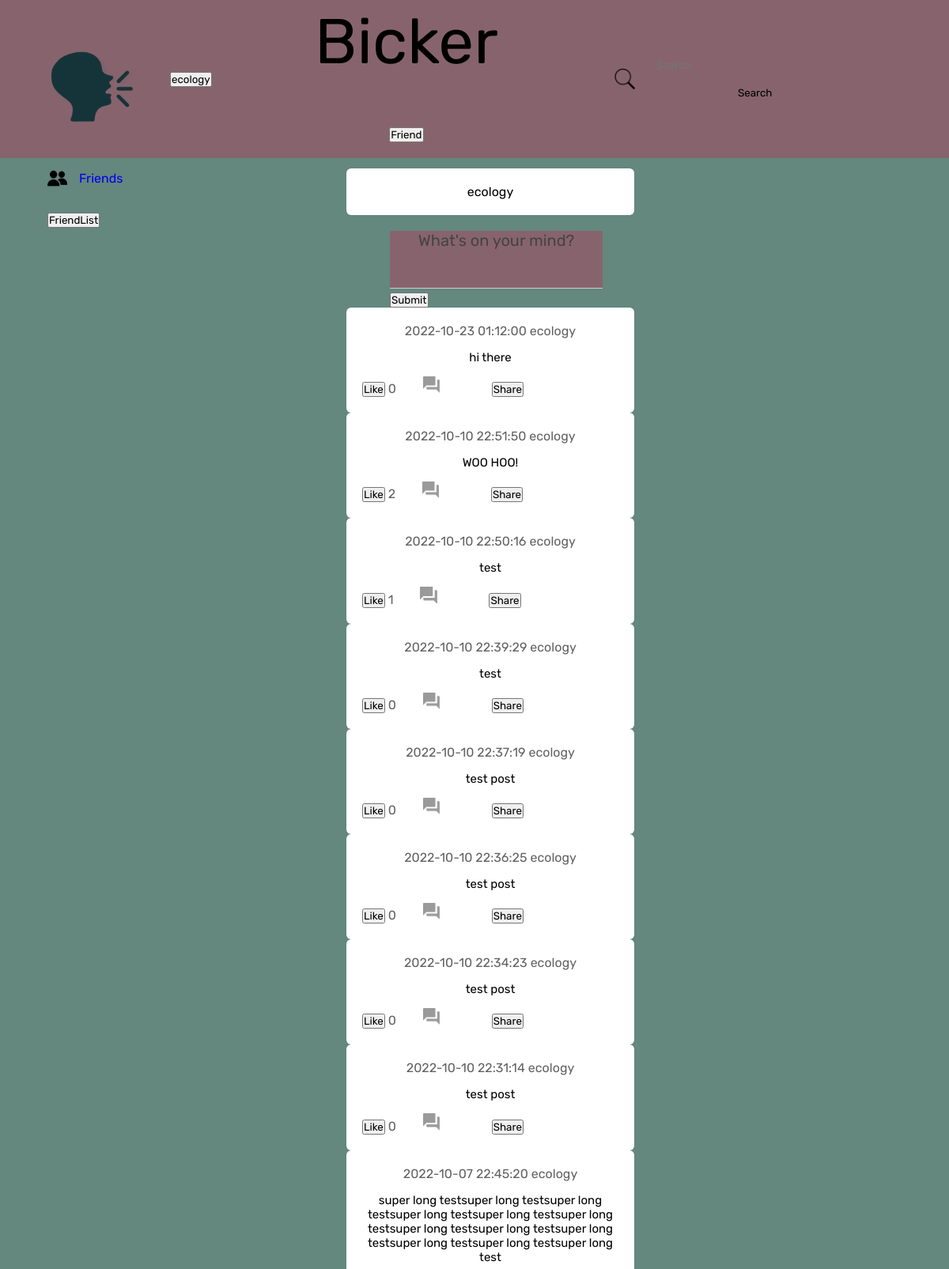
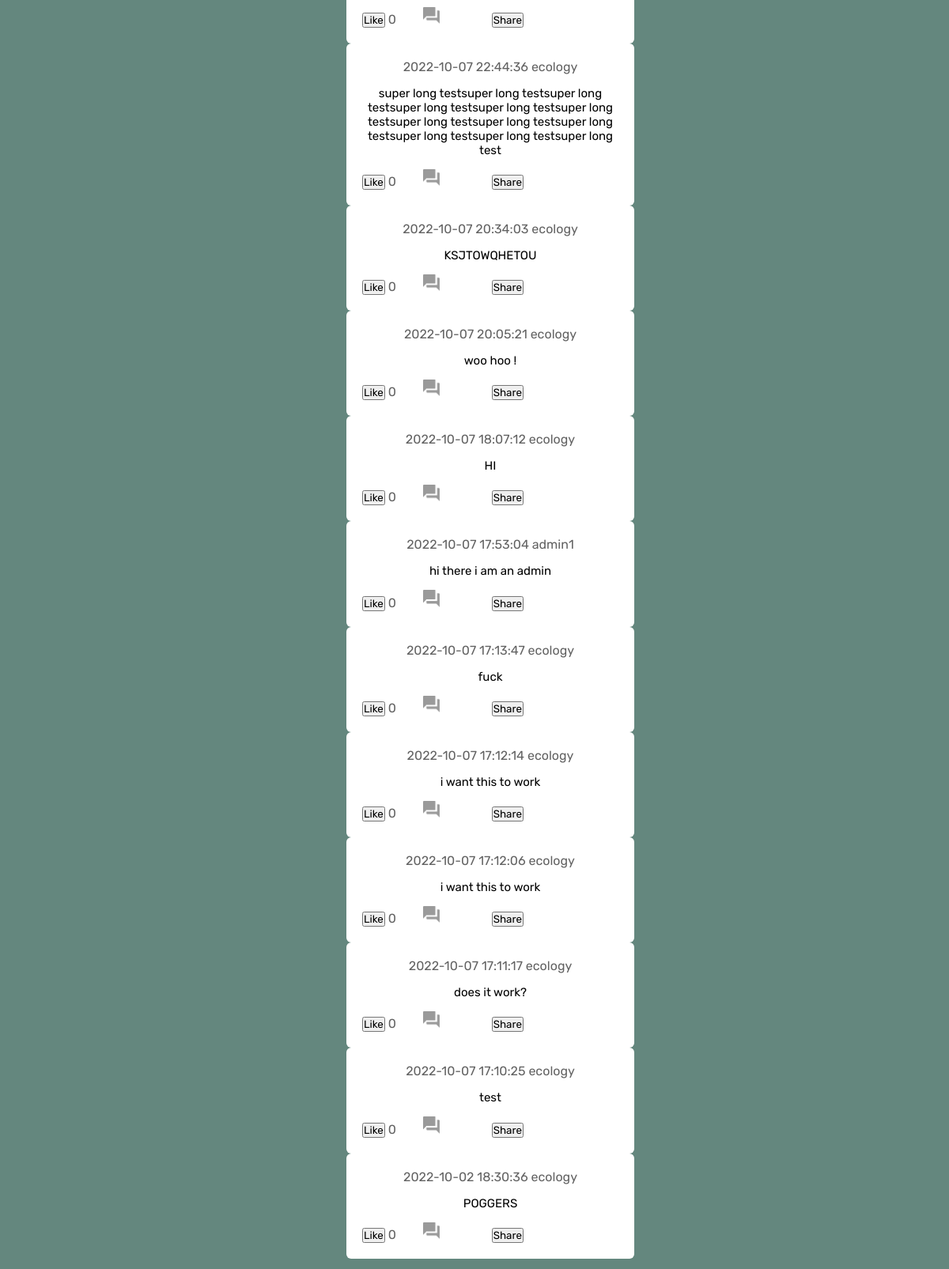
Page /frontpage (signed in) on the committed database (2 pictures, top to bottom).
### tables this page shows
CREATE TABLE posts (
    id INTEGER PRIMARY KEY AUTOINCREMENT,
    content text NOT NULL,
    username text NOT NULL,
    created_at DATETIME DEFAULT CURRENT_TIMESTAMP, likes INT DEFAULT 0,
    FOREIGN KEY(username) REFERENCES users(username)
);

### app.py (the view)
@app.route('/frontpage', methods=['GET', 'POST'])
def frontpage():
    global current_user
    global current_page
    if current_user is None:
        return redirect("/login")
    conn = db_connection()
    cursor = conn.cursor()
    cursor.execute("""SELECT id, content, username, created_at, likes, follower_name
                  FROM posts
                  INNER JOIN followers ON username=followed_name
                  WHERE follower_name=?
                  UNION ALL
                  SELECT id, content, username, created_at, likes, 'blank' AS follower_name
                  FROM posts
                  WHERE username=?
                  UNION ALL
                  SELECT id, content, username, created_at, likes, 'blank' AS follower_name
                  FROM posts
                  INNER JOIN shared_posts ON id=post_id
                  WHERE shared_userid=?
                  ORDER BY id DESC""", (current_user, current_user, current_user))
    post_list = []
    for row in cursor.fetchall():
            post_list.append(row)
    if not post_list:
        cursor.execute("""SELECT * FROM posts WHERE id=12""")
        for row in cursor.fetchall():
            post_list.append(row)
    if request.method == 'POST':
        if request.form.get("post-input") is not None:
            new_post = request.form['post-input']
            sql_query = """INSERT INTO posts (content, username)
                    VALUES (?, ?)"""
            cursor = cursor.execute(sql_query, (new_post, current_user))
            conn.commit()
            sql_query = """SELECT id, content, username, created_at, likes, follower_name
                  FROM posts
                  INNER JOIN followers ON username=followed_name
                  WHERE follower_name=?
                  UNION ALL
                  SELECT id, content, username, created_at, likes, 'blank' AS follower_name
                  FROM posts
                  WHERE username=?
                  UNION ALL
                  SELECT id, content, username, created_at, likes, 'blank' AS follower_name
                  FROM posts
                  INNER JOIN shared_posts ON id=post_id
                  WHERE shared_userid=?
                  ORDER BY id DESC"""
            cursor.execute(sql_query, (current_user, current_user, current_user))
            post_list.clear()
            for row in cursor.fetchall():
                post_list.append(row)
            current_page = current_user
            return render_template('frontpage.html', user=current_user, postlist = post_list,
                                    currentuser=current_user)
        elif request.form.get("searchuser") is not None:
            current_search = request.form['searchuser']
            sql_query = """SELECT * FROM posts WHERE username=? ORDER BY id DESC"""
            cursor.execute(sql_query, (current_search,))
            post_list.clear()
            for row in cursor.fetchall():
                post_list.append(row)
            current_page = current_search
            print (current_page)
            return render_template('frontpage.html', user=current_search, postlist = post_list,
                                    currentuser=current_user)
        elif request.form.get("frienduser") is not None:
            friend_status = 0
            sql_query = """INSERT INTO followers (follower_name, followed_name, status)
                     VALUES (?, ?, ?)"""
            cursor = cursor.execute(sql_query, (current_user, current_page, friend_status))
            conn.commit()
            sql_query = """SELECT * FROM posts WHERE username=? ORDER BY id DESC"""
            cursor.execute(sql_query, (current_page,))
            post_list.clear()
            for row in cursor.fetchall():
                post_list.append(row)
            return render_template('frontpage.html', user=current_page, postlist = post_list,
                                    currentuser=current_user)
        elif request.form.get("friendlist") is not None:
            return redirect("/friends")
        elif request.form.get('sharebutton') is not None:
            sharedID = request.form.get('sharebutton')
            sql_query = """INSERT INTO shared_posts (shared_userid, post_id)
                     VALUES (?, ?)"""
            cursor.execute(sql_query, (current_user, sharedID,))
            conn.commit()
            sql_query = """SELECT * FROM posts WHERE username=? ORDER BY id DESC"""
            cursor.execute(sql_query, (current_page,))
            post_list.clear()
            for row in cursor.fetchall():
                post_list.append(row)
            return render_template('frontpage.html', user=current_page, postlist = post_list,
                                    currentuser=current_user)
        elif request.form.get('likebutton') is not None:
            likedID = request.form.get('likebutton')
            sql_query = """UPDATE posts SET likes = likes + 1 WHERE id = ?"""
            cursor.execute(sql_query, (likedID,))
            conn.commit()
            return redirect("/frontpage")
        elif request.form.get('return') is not None:
            return redirect("/frontpage")
    else:
        current_page = current_user
        return render_template('frontpage.html', user=current_user, postlist = post_list,
                                currentuser=current_user)

### app.py (called while the page is built)
def db_connection():
    conn = None
    try:
        conn = sqlite3.connect("bickerdb.sqlite")
    except sqlite3.error as e:
        print(e)
    return conn

### templates/frontpage.html (shortened to what this page needs)
<!DOCTYPE html>
<html lang="en">
<head>
    <link rel= "stylesheet" type= "text/css" href= "{{ url_for('static',filename='stylefront.css') }}">
</head>
<body>
    <nav>
        <div class = "nav-left">
            <img src="{{ url_for('static', filename='bickerlogo.png') }}" alt="Bicker Logo" class = "logo">
            <form action="" method="post">
                <input class="btn btn-default" name="return" type="submit" value="{{ currentuser }}">
            </form>
        </div>
        <div class = "nav-middle">
            Bicker
            <form action="" method="post">
                <input class="btn btn-default" name="frienduser" type="submit" value="Friend">
            </form>
        </div>
        <div class = "nav-right">
            <div class = "search-box">
                <img src = "{{ url_for('static', filename='searchicon.png') }}" alt = "search icon">
            <form action="" method="post">
                <input type="text" placeholder="Search" name="searchuser" value="{{
                    request.form.searchuser }}">
                <input class="btn btn-default" type="submit" value="Search">
            </form>
            </div>
        </div>
    </nav>
    <div class="container">
        <div class="left-sidebar">
            <div class="important-links">
                <a href="#"><img src = "{{ url_for('static', filename='friendsicon.png') }}" alt = "friends icon">Friends</a>
                <form action="" method="post">
                    <input class="btn btn-default" name="friendlist" type="submit" value="FriendList">
                </form>
            </div>
        </div>
        <div class="main-content">
            <div class="write-post-container">
                <div>
                    <p> {{ user }} </p>
                </div>
            </div>
            <div class="post-input-container">
                <form action="{{ url_for('frontpage') }}" method="post">
                    <textarea name = "post-input" id = "post-input" placeholder = "What's on your mind?" rows = 3></textarea>
                    <input type="submit">
                </form>
            </div>
            {% for row in postlist %}
            <div class="post-container">
                <div class="timestamp">
                    <span>{{ row[3] }}</span>
                    <span>{{ row[2] }}</span>
                </div>
                <p class = "post-text">{{ row[1] }}</p>
                <div class="post-row">
                    <div class = "activity-icons">
                        <div><form action="" method="post">
                            <input type="submit" value="Like">
                            <span>{{ row[4] }}</span>
                        </form>
                        </div>
                        <div><img src = "{{ url_for('static', filename='comments.png') }}"></div>
                        <div>
                            <form action="" method="post">
                                <input type="submit" value="Share">
                            </form>
                        </div>
                    </div>
                </div>
            </div>
            {% endfor %}
        </div>
    </div>
</body>
</html>

### static/stylefront.css (style rules this page uses)
* { margin: 0; padding: 0; font-family: 'Rubik', sans-serif; }
body { background: #64877e; }
nav { display: flex; align-items: center; justify-content: space-between; background: #87646d; padding: 5px 5%; position: sticky; top: 0; z-index: 100; }
.logo { width: 110px; margin-right: 45px; }
.nav-left, .nav-right { display: flex; align-items: center; }
.nav-middle { font-size: 80px; text-align: center; }
.nav-right img { width: 30px; margin-right: 15px; }
.search-box { background: transparent; width: 350px; border-radius: 20px; display: flex; align-items: center; padding: 0 15px; }
.search-box input { width: 100%; background: transparent; padding: 10px; outline: none; border: 0; }
.container { display: flex; justify-content: space-between; padding: 13px 5%; }
.left-sidebar { flex-basis: 25%; position: sticky; top: 70px; align-self: flex-start; border-radius: 3%; }
.main-content { flex-basis: 30%; }
.important-links a { text-decoration: none; display: flex; align-items: center; margin-bottom: 30px; width: fit-content; }
.important-links img { width: 25px; margin-right: 15px; }
.write-post-container { width: 100%; background: #fff; border-radius: 6px; padding: 20px; columns: #626262; text-align: center; }
.post-input-container { padding-left: 55px; padding-top: 20px; }
.post-input-container textarea { width: 100%; border: 0; outline: 0; border-bottom: 1px solid #ccc; background: #87646d; text-align: center; font-size: 20px; resize: none; }
.post-input-container textarea::placeholder { color: #444444; }
.post-container { width:100%; background: #fff; border-radius: 6px; padding: 20px; color: #626262; text-align: center; }
.post-text { color: black; margin: 15px 0; font-size: 15px; }
.post-row { display: flex; align-items: center; justify-content: space-between; }
.activity-icons div img { width: 40%; margin-right: 10px; }
.activity-icons div { display: inline-flex; align-items: center; margin-right: 30px }

### rows in the picture
posts: created_at "2022-10-23 01:12:00", username "ecology", content "hi there", likes "0"
posts: created_at "2022-10-10 22:51:50", username "ecology", content "WOO HOO!", likes "2"
posts: created_at "2022-10-10 22:50:16", username "ecology", content "test", likes "1"
posts: created_at "2022-10-10 22:39:29", username "ecology", content "test", likes "0"
posts: created_at "2022-10-10 22:37:19", username "ecology", content "test post", likes "0"
posts: created_at "2022-10-10 22:36:25", username "ecology", content "test post", likes "0"
posts: created_at "2022-10-10 22:34:23", username "ecology", content "test post", likes "0"
posts: created_at "2022-10-10 22:31:14", username "ecology", content "test post", likes "0"
posts: created_at "2022-10-07 22:45:20", username "ecology", content "super long testsuper long testsuper long testsuper long testsuper long testsuper long testsuper long testsuper long testsuper long testsuper long testsuper long testsuper long test", likes "0"
posts: created_at "2022-10-07 22:44:36", username "ecology", content "super long testsuper long testsuper long testsuper long testsuper long testsuper long testsuper long testsuper long testsuper long testsuper long testsuper long testsuper long test", likes "0"
posts: created_at "2022-10-07 20:34:03", username "ecology", content "KSJTOWQHETOU", likes "0"
posts: created_at "2022-10-07 20:05:21", username "ecology", content "woo hoo !", likes "0"
posts: created_at "2022-10-07 18:07:12", username "ecology", content "HI", likes "0"
posts: created_at "2022-10-07 17:53:04", username "admin1", content "hi there i am an admin", likes "0"
posts: created_at "2022-10-07 17:13:47", username "ecology", content "fuck", likes "0"
posts: created_at "2022-10-07 17:12:14", username "ecology", content "i want this to work", likes "0"
posts: created_at "2022-10-07 17:12:06", username "ecology", content "i want this to work", likes "0"
posts: created_at "2022-10-07 17:11:17", username "ecology", content "does it work?", likes "0"
posts: created_at "2022-10-07 17:10:25", username "ecology", content "test", likes "0"
posts: created_at "2022-10-02 18:30:36", username "ecology", content "POGGERS", likes "0"

### other values in the picture
{{ user }} "ecology"
